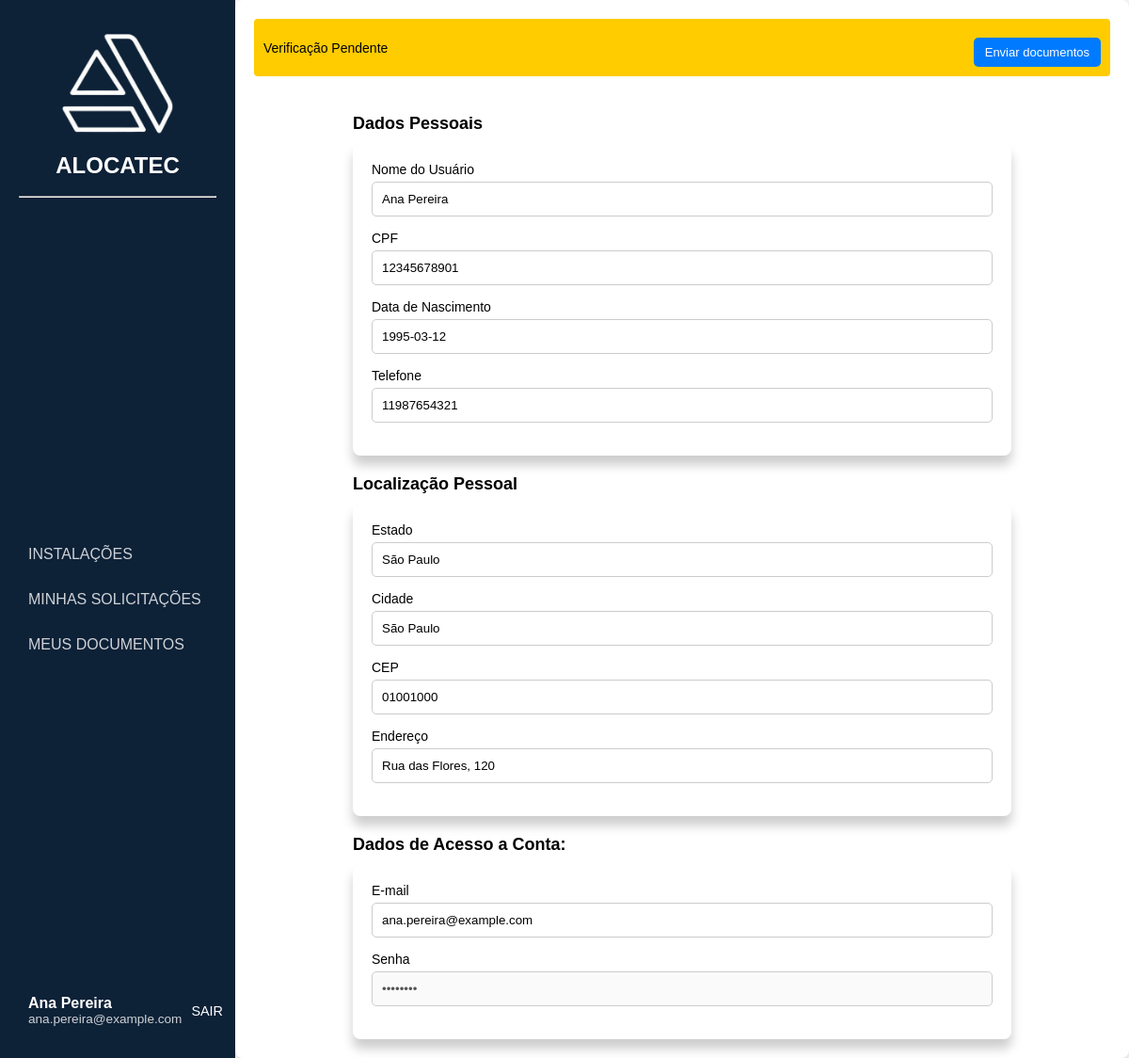
The app's page /pages/perfil/perfil.php (signed in) with its own data.
### tables this page shows
CREATE TABLE usuario (
    id_usuario INT AUTO_INCREMENT PRIMARY KEY,
    nome_usu VARCHAR(100) NOT NULL,
    email VARCHAR(100) NOT NULL,
    telefone VARCHAR(20) NOT NULL,
    data_nas date not null,
    estado varchar(50) not null,
    cidade varchar(100) not null,
    cep varchar(8) not null,
    cpf VARCHAR(20) NOT NULL,
    endereco VARCHAR(150) NOT NULL,
    senha VARCHAR(255) NOT NULL,
    genero enum('F', 'M') not null
);

### login/login.php (called while the page is built, shortened)
<?php
class Store
{
    public static function get($key)
    {
        return $_SESSION[$key] ?? null;
    }
}

### pages/perfil/perfil.php (the view, shortened to what this page needs)
<?php
require_once '../../login/login.php';
require_once '../../database/conexao_bd_mysql.php';
$usuario = Store::get('usuario');
$id = intval($usuario['id']);
$stmt = mysqli_prepare($conexao_servidor_bd, "SELECT * FROM usuario WHERE id_usuario = ?");
mysqli_stmt_bind_param($stmt, "i", $id);
mysqli_stmt_execute($stmt);
$result = mysqli_stmt_get_result($stmt);
$dados = mysqli_fetch_assoc($result);
?>
<!DOCTYPE html>
<html lang="pt-BR">
<head>
    <link rel="stylesheet" href="perfil.css">
</head>
<body>
    <aside class="sidebar">
        <div class="logo">
            <div class="icone-logo">
                <img src="./img/logo.png" alt="Logo ALOCATEC">
            </div>
            <h2>ALOCATEC</h2>
            <br>
            <hr>
        </div>
        <nav>
            <ul>
                <li><a href="../instalacoes/instalacoes.php">INSTALAÇÕES</a></li>
                <li><a href="../solicitacoes/solicitacoes.php">MINHAS SOLICITAÇÕES</a></li>
                <li><a href="../documentos/meusdocumentos.php">MEUS DOCUMENTOS</a></li>
            </ul>
        </nav>
        <div class="user">
            <div class="user-info">
                <p class="nome"><?= htmlspecialchars($dados['nome_usu']) ?></p>
                <p class="cargo"><?= htmlspecialchars($dados['email']) ?></p>
            </div>
            <a href="../../login/logout.php" class="logout">SAIR</a>
        </div>
    </aside>
    <div class="content-wrapper">
        <div class="profile-container">
            <?php if (!isset($_SESSION['documentos_enviados'])): ?>
                <div class="warning" id="verificacaoBox">
                    <span>Verificação Pendente</span>
                    <button class="inline-btn" onclick="window.location.href='../documentos/meusdocumentos.php'"
                        onclick="removerVerificacao()">
                        Enviar documentos
                    </button>
                </div>
            <?php endif; ?>
            <div class="section-title">Dados Pessoais</div>
            <div class="box">
                <div class="form-group">
                    <label>Nome do Usuário</label>
                    <input type="text" value="<?= htmlspecialchars($dados['nome_usu']) ?>" />
                </div>
                <div class="form-group">
                    <label>CPF</label>
                    <input type="text" value="<?= htmlspecialchars($dados['cpf']) ?>" />
                </div>
                <div class="form-group">
                    <label>Data de Nascimento</label>
                    <input value="<?= htmlspecialchars($dados['data_nas']) ?>" />
                </div>
                <div class="form-group">
                    <label>Telefone</label>
                    <input type="text" value="<?= htmlspecialchars($dados['telefone']) ?>" />
                </div>
            </div>
            <div class="section-title">Localização Pessoal</div>
            <div class="box">
                <div class="form-group">
                    <label>Estado</label>
                    <input type="text" value="<?= htmlspecialchars($dados['estado']) ?>" />
                </div>
                <div class="form-group">
                    <label>Cidade</label>
                    <input type="text" value="<?= htmlspecialchars($dados['cidade']) ?>" />
                </div>
                <div class="form-group">
                    <label>CEP</label>
                    <input type="text" value="<?= htmlspecialchars($dados['cep']) ?>" />
                </div>
                <div class="form-group">
                    <label>Endereço</label>
                    <input type="text" value="<?= htmlspecialchars($dados['endereco']) ?>" />
                </div>
            </div>
            <div class="section-title">Dados de Acesso a Conta:</div>
            <div class="box">
                <div class="form-group">
                    <label>E-mail</label>
                    <input type="text" value="<?= htmlspecialchars($dados['email']) ?>" />
                </div>
                <div class="form-group">
                    <label>Senha</label>
                    <input type="password" value="********" disabled />
                </div>
            </div>
        </div>
    </div>
</body>
</html>

### pages/perfil/perfil.css (style rules this page uses)
* { margin: 0; padding: 0; box-sizing: border-box; font-family: "Nunito", sans-serif; }
body { display: flex; height: 100vh; }
.sidebar { width: 250px; background: #0d2137; color: white; display: flex; flex-direction: column; justify-content: space-between; padding: 30px 20px; }
.logo { text-align: center; margin-bottom: 10px; }
.logo img { width: 120px; height: auto; }
.icone-logo { font-size: 40px; font-weight: bold; }
nav ul { list-style: none; }
nav ul li { padding: 15px 10px; cursor: pointer; opacity: 0.8; transition: 0.3s; }
a { text-decoration: none; color: white; }
.user { display: flex; align-items: center; gap: 10px; }
.user-info p { margin: 0; }
.nome { font-weight: bold; }
.cargo { font-size: 0.85rem; opacity: 0.8; }
.logout { margin-left: auto; color: #fff; font-size: 0.9rem; text-decoration: none; }
.content-wrapper { flex: 1; background: #f4f4f4; overflow-y: auto; }
.profile-container { max-width: 100%; margin: auto; background: #fff; padding: 20px; border-radius: 8px; box-shadow: 0 2px 4px rgba(0, 0, 0, 0.1); display: flex; flex-direction: column; flex-wrap: wrap; align-items: center; }
.warning { background: #ffcc00; padding: 10px; font-size: 14px; border-radius: 4px; margin-bottom: 20px; display: flex; justify-content: space-between; align-items: center; width: 100%; }
.section-title { max-width: 100%; width: 700px; height: 100%; font-size: 18px; margin-top: 20px; margin-bottom: 10px; font-weight: bold; }
.box { display: flex; max-width: 100%; width: 700px; height: 100%; background: white; border-radius: 8px; padding: 20px; flex-wrap: wrap; flex-direction: column; box-shadow: 0 10px 12px rgba(0, 0, 0, 0.2); }
.form-group { display: flex; flex-direction: column; margin-bottom: 15px; }
label { font-size: 14px; margin-bottom: 5px; }
input { padding: 10px; border: 1px solid #ccc; border-radius: 5px; }
button { padding: 10px 18px; border: none; border-radius: 5px; cursor: pointer; font-size: 14px; }
.inline-btn { margin-top: 10px; width: fit-content; padding: 8px 12px; background: #007bff; color: #fff; border-radius: 5px; cursor: pointer; font-size: 13px; }

### records on screen
usuario: nome_usu "Ana Pereira", email "ana.pereira@example.com", cpf "12345678901", data_nas "1995-03-12", telefone "11987654321", estado "São Paulo", cidade "São Paulo", cep "01001000", endereco "Rua das Flores, 120"
